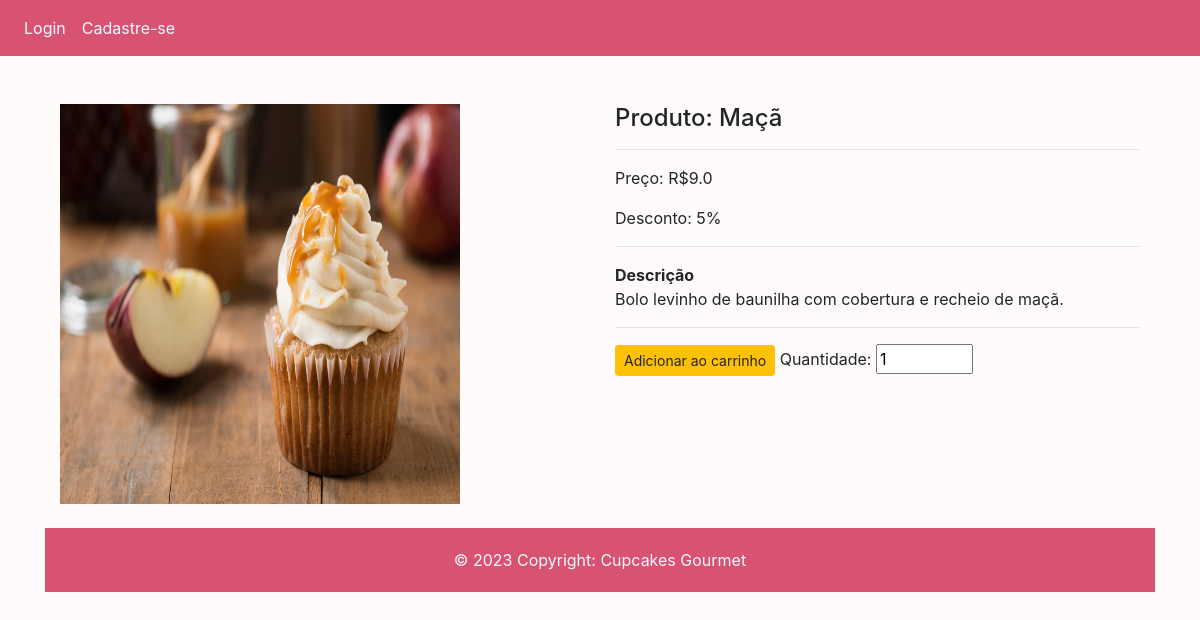
Screenshot of /single_page/10 with the database file from the repository.
### website/models.py (models this page shows)
class Product(db.Model):
    __seachbale__ = ['name', 'description'] # Itens que poderão ser pesquisados pelo flask_msearch
    id = db.Column(db.Integer, primary_key=True)
    name = db.Column(db.String(80), nullable=False)
    price = db.Column(db.Float, nullable=False)
    discount = db.Column(db.Integer, default=0)
    stock = db.Column(db.Integer, nullable=False)
    description = db.Column(db.String(200), nullable=False)
    user_id = db.Column(db.Integer, db.ForeignKey('user.id'))
    pub_date = db.Column(db.DateTime, nullable=False, default=datetime.now)
    img = db.Column(db.String(150), nullable=False, default='image.jpg')

### website/auth.py (the view)
@auth.route('/single_page/<int:id>')
def single_page(id):
    product = Product.query.get_or_404(id)
    return render_template('single_page.html', user=current_user, product = product)

### website/templates/single_page.html (shortened to what this page needs)
{% extends "base.html" %} {% block title %}Detalhes{% endblock %} {% block content%}
<div class="container mt-5">
    <div class="row">
        <div class="col-md-6" id="b_image">
            <img src="{{url_for('static', filename='images/' + product.img)}}" alt="{{product.name}}" width="400" height="400">
        </div>
        <div class="col-md-6">
            <h4> Produto: {{product.name }}</h4>
            <hr>
            <p> Preço: R${{product.price}}</p>
            {% if product.discount > 0 %}
            <p> Desconto: {{ product.discount }}%</p>
            {% endif %}
            <hr>
            <b>Descrição</b>
            <p>{{product.description}}</p>
            <hr>
            <form action="{{url_for('auth.AddCart')}}" method="post">
                <button type="submit" class="btn btn-sm btn-warning"> Adicionar ao carrinho  </button>
                <label for=""> Quantidade: </label>
                <input type="number" name="quantity" id="" value="1" min="1" max="{{product.stock}}">
            </form>
        </div>
    </div>
</div>
<br />
<footer class="text-light">
    <div class="text-center" style="background-color: #d85372; padding: 20px;" >
      &copy 2023 Copyright: <a href="#" style="color: aliceblue;">Cupcakes Gourmet</a>
    </div>
</footer>
{% endblock %}

### website/templates/base.html (style rules this page uses)
body { background-color: #fffbfb; }

### rows the page displays
Product: img (picture), name "Maçã", price "9.0", discount "5", description "Bolo levinho de baunilha com cobertura e recheio de maçã."
